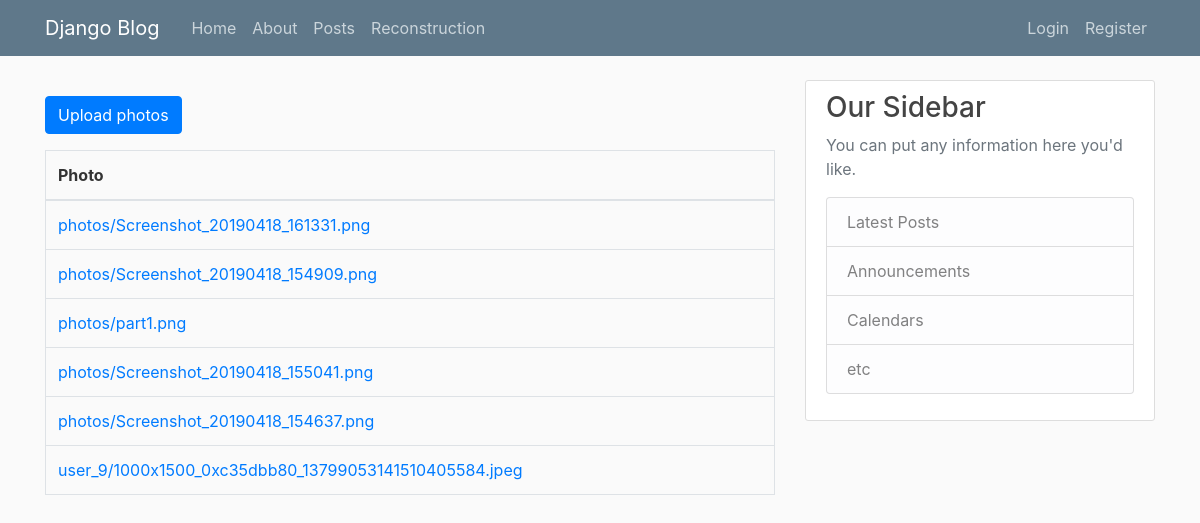
The app's page /reconstruction/ with its own data.
### blog/models.py (models this page shows)
class Photo(models.Model):
    title = models.CharField(max_length=255, blank=True)
    file = models.FileField(upload_to=user_path)
    uploaded_at = models.DateTimeField(auto_now_add=True)
    author = models.ForeignKey(User, on_delete=models.CASCADE, null=True)

### blog/views.py (the view, shortened to what this page needs)
# urls.py: path('reconstruction/', views.Reconstruction.as_view(), name='reconstruction'),
class Reconstruction(View):
    def get(self, request):
        photos_list = Photo.objects.all()
        return render(self.request, 'blog/reconstruction.html', {'photos': photos_list})

### blog/templates/blog/reconstruction.html (shortened to what this page needs)
{% extends "blog/base.html" %}
{% load static %}
{% block content %}
<button type="button" class="btn btn-primary my-3 js-upload-photos">
   Upload photos
</button>
<table id="gallery" class="table table-bordered">
  <thead>
    <tr>
      <th>Photo</th>
    </tr>
  </thead>
  <tbody>
    {% for photo in photos %}
      <tr>
        <td><a href="{{ photo.file.url }}">{{ photo.file.name }}</a></td>
      </tr>
    {% endfor %}
  </tbody>
</table>
{% endblock content %}

### blog/static/blog/main.css (style rules this page uses)
body { background: #fafafa; color: #333333; margin-top: 5rem; }

### records on screen
Photo: file.name "photos/Screenshot_20190418_161331.png"
Photo: file.name "photos/Screenshot_20190418_154909.png"
Photo: file.name "photos/part1.png"
Photo: file.name "photos/Screenshot_20190418_155041.png"
Photo: file.name "photos/Screenshot_20190418_154637.png"
Photo: file.name "user_9/1000x1500_0xc35dbb80_13799053141510405584.jpeg"
